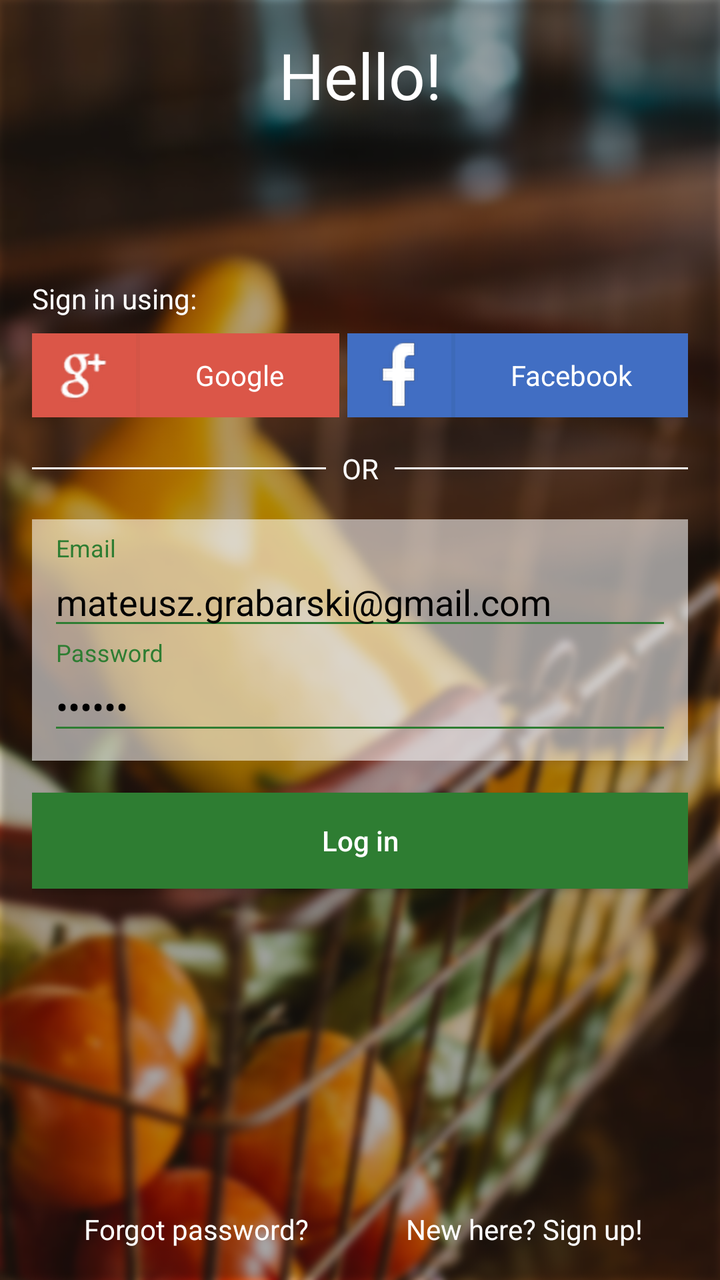
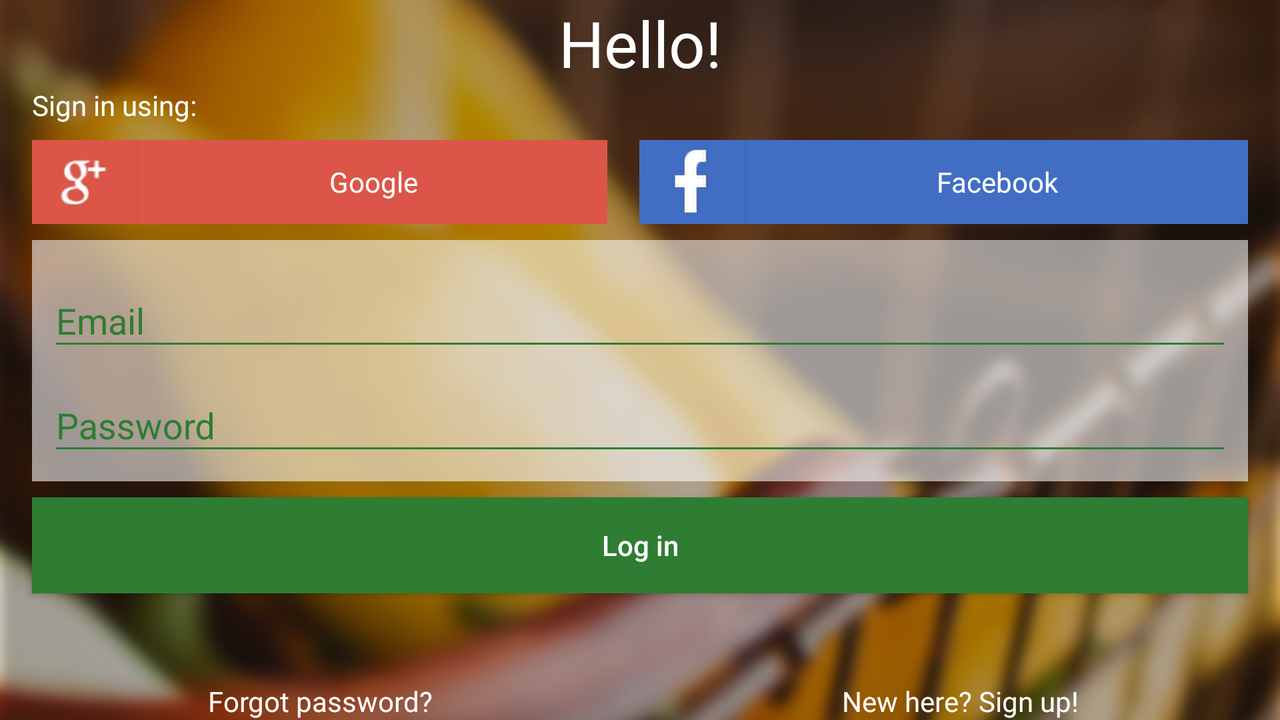

One screen, two layout resources from the same app: the default and the repository's alternative for another configuration. Each is rendered where Android would select it; the XML of both is given below.
<!-- AndroidManifest.xml: application theme AppTheme -->
<!-- res/layout/fragment_login.xml -->
<?xml version="1.0" encoding="utf-8"?>
<RelativeLayout xmlns:android="http://schemas.android.com/apk/res/android"
    android:layout_width="match_parent"
    android:layout_height="match_parent"
    android:background="@drawable/shopping_background"
    android:focusable="true"
    android:focusableInTouchMode="true"
    android:orientation="vertical"
    android:padding="16dp">

    <TextView
        android:layout_width="match_parent"
        android:layout_height="wrap_content"
        android:layout_alignParentTop="true"
        android:gravity="center"
        android:text="@string/hello"
        android:textColor="@android:color/white"
        android:textSize="32sp" />

    <TextView
        android:layout_width="wrap_content"
        android:layout_height="wrap_content"
        android:layout_above="@+id/fragment_login_social_ll"
        android:layout_marginBottom="8dp"
        android:text="@string/sign_in_using"
        android:textColor="@android:color/white" />

    <LinearLayout
        android:id="@+id/fragment_login_social_ll"
        android:layout_width="match_parent"
        android:layout_height="42dp"
        android:layout_above="@+id/fragment_login_separator_ll"
        android:orientation="horizontal">

        <include
            android:id="@+id/fragment_login_google_btn"
            layout="@layout/view_google_login_btn"
            android:layout_width="wrap_content"
            android:layout_height="match_parent"
            android:layout_weight="1" />

        <View
            android:layout_width="4dp"
            android:layout_height="wrap_content" />

        <include
            android:id="@+id/fragment_login_facebook_btn"
            layout="@layout/view_facebook_login_btn"
            android:layout_width="wrap_content"
            android:layout_height="match_parent"
            android:layout_weight="1" />
    </LinearLayout>

    <LinearLayout
        android:id="@+id/fragment_login_separator_ll"
        android:layout_width="match_parent"
        android:layout_height="wrap_content"
        android:layout_above="@+id/fragment_login_input_ll"
        android:layout_marginBottom="16dp"
        android:layout_marginTop="16dp"
        android:gravity="center"
        android:orientation="horizontal">

        <View
            android:layout_width="match_parent"
            android:layout_height="1dp"
            android:layout_weight="1"
            android:background="@android:color/white" />

        <TextView
            android:layout_width="wrap_content"
            android:layout_height="wrap_content"
            android:layout_marginLeft="8dp"
            android:layout_marginRight="8dp"
            android:text="@string/or"
            android:textColor="@android:color/white" />

        <View
            android:layout_width="wrap_content"
            android:layout_height="1dp"
            android:layout_weight="1"
            android:background="@android:color/white" />
    </LinearLayout>

    <LinearLayout
        android:id="@+id/fragment_login_input_ll"
        android:layout_width="match_parent"
        android:layout_height="wrap_content"
        android:layout_centerInParent="true"
        android:background="#90ffffff"
        android:orientation="vertical"
        android:padding="8dp">

        <android.support.design.widget.TextInputLayout
            android:layout_width="match_parent"
            android:layout_height="wrap_content"
            android:theme="@style/InputTextStyle">

            <EditText
                android:id="@+id/fragment_login_email_tv"
                android:layout_width="match_parent"
                android:layout_height="wrap_content"
                android:hint="@string/email"
                android:inputType="textEmailAddress"
                android:text="mateusz.grabarski@gmail.com"
                android:textColor="@android:color/black" />
        </android.support.design.widget.TextInputLayout>

        <android.support.design.widget.TextInputLayout
            android:layout_width="match_parent"
            android:layout_height="wrap_content"
            android:theme="@style/InputTextStyle">

            <EditText
                android:id="@+id/fragment_login_password_tv"
                android:layout_width="match_parent"
                android:layout_height="wrap_content"
                android:hint="@string/password"
                android:inputType="textPassword"
                android:text="zaqwsx"
                android:textColor="@android:color/black" />
        </android.support.design.widget.TextInputLayout>
    </LinearLayout>

    <Button
        android:id="@+id/fragment_login_login_btn"
        style="@style/AcceptButton"
        android:layout_width="match_parent"
        android:layout_height="wrap_content"
        android:layout_below="@+id/fragment_login_input_ll"
        android:layout_marginTop="16dp"
        android:text="@string/log_in" />

    <ProgressBar
        android:id="@+id/fragment_login_progress_bar"
        android:layout_width="60dp"
        android:layout_height="60dp"
        android:layout_above="@+id/fragment_login_bottom_info_ll"
        android:layout_below="@+id/fragment_login_login_btn"
        android:layout_centerHorizontal="true"
        android:indeterminate="true"
        android:visibility="invisible" />

    <LinearLayout
        android:id="@+id/fragment_login_bottom_info_ll"
        android:layout_width="match_parent"
        android:layout_height="wrap_content"
        android:layout_alignParentBottom="true"
        android:orientation="horizontal">

        <TextView
            android:id="@+id/fragment_login_forgot_password_ll"
            android:layout_width="match_parent"
            android:layout_height="match_parent"
            android:layout_weight="1"
            android:gravity="center"
            android:text="@string/forgot_password"
            android:textColor="@android:color/white" />

        <TextView
            android:id="@+id/fragment_login_forgot_sign_up_ll"
            android:layout_width="match_parent"
            android:layout_height="match_parent"
            android:layout_weight="1"
            android:gravity="center"
            android:text="@string/new_here_sign_up"
            android:textColor="@android:color/white" />
    </LinearLayout>
</RelativeLayout>
<!-- res/layout/view_google_login_btn.xml (included above) -->
<?xml version="1.0" encoding="utf-8"?>
<LinearLayout xmlns:android="http://schemas.android.com/apk/res/android"
    android:layout_width="wrap_content"
    android:layout_height="wrap_content"
    android:background="@color/google_btn_color"
    android:orientation="horizontal">

    <ImageView
        android:layout_width="wrap_content"
        android:layout_height="match_parent"
        android:layout_margin="2dp"
        android:src="@drawable/icon_google_login" />

    <View
        android:layout_width="2dp"
        android:layout_height="match_parent"
        android:background="@color/google_btn_separator_color" />

    <TextView
        android:layout_width="match_parent"
        android:layout_height="match_parent"
        android:layout_margin="8dp"
        android:gravity="center"
        android:text="Google"
        android:textColor="@android:color/white" />
</LinearLayout>
<!-- res/layout/view_facebook_login_btn.xml (included above) -->
<?xml version="1.0" encoding="utf-8"?>
<LinearLayout xmlns:android="http://schemas.android.com/apk/res/android"
    android:layout_width="wrap_content"
    android:layout_height="wrap_content"
    android:background="@color/facebook_btn_color"
    android:orientation="horizontal">

    <ImageView
        android:layout_width="wrap_content"
        android:layout_height="match_parent"
        android:layout_margin="2dp"
        android:src="@drawable/icon_facebook_login" />

    <View
        android:layout_width="2dp"
        android:layout_height="match_parent"
        android:background="@color/facebook_btn_separator_color" />

    <TextView
        android:layout_width="match_parent"
        android:layout_height="match_parent"
        android:layout_margin="8dp"
        android:gravity="center"
        android:text="Facebook"
        android:textColor="@android:color/white" />
</LinearLayout>
<!-- resources referenced by this layout -->
<resources>
  <color name="facebook_btn_color">#416ec3</color>
  <color name="facebook_btn_separator_color">#3d6ab9</color>
  <color name="google_btn_color">#db5648</color>
  <color name="google_btn_separator_color">#d45547</color>
  <!-- drawable icon_facebook_login: png bitmap (drawable-hdpi, 938 bytes) -->
  <!-- drawable icon_google_login: png bitmap (drawable-hdpi, 3083 bytes) -->
  <!-- drawable shopping_background: png bitmap (drawable-hdpi, 847853 bytes) -->
  <string name="email">Email</string>
  <string name="forgot_password">Forgot password?</string>
  <string name="hello">Hello!</string>
  <string name="log_in">Log in</string>
  <string name="new_here_sign_up">New here? Sign up!</string>
  <string name="or">OR</string>
  <string name="password">Password</string>
  <string name="sign_in_using">Sign in using:</string>
  <style name="AcceptButton">
          <item name="android:textAllCaps">false</item>
          <item name="android:textColor">@android:color/white</item>
          <item name="android:background">@color/colorPrimaryDark</item>
      </style>
  <style name="InputTextStyle">
          <item name="android:textColorHint">@color/colorPrimaryDark</item>
          <item name="colorAccent">@color/colorPrimaryDark</item>
          <item name="colorControlNormal">@color/colorPrimaryDark</item>
          <item name="colorControlActivated">@color/colorPrimaryDark</item>
      </style>
  <style name="AppTheme" parent="Theme.AppCompat.Light.NoActionBar">
          
          <item name="colorPrimary">@color/colorPrimary</item>
          <item name="colorPrimaryDark">@color/colorPrimaryDark</item>
          <item name="colorAccent">@color/colorAccent</item>
      </style>
  <color name="colorPrimaryDark">#2E7D32</color>
  <color name="colorPrimary">#4CAF50</color>
  <color name="colorAccent">#F57F17</color>
</resources>
<!-- res/layout-land/fragment_login.xml (the repository's variant of the layout above) -->
<!-- drawn on the phone turned sideways -->
<?xml version="1.0" encoding="utf-8"?>
<RelativeLayout xmlns:android="http://schemas.android.com/apk/res/android"
    xmlns:tools="http://schemas.android.com/tools"
    android:layout_width="match_parent"
    android:layout_height="match_parent"
    android:focusable="true"
    android:focusableInTouchMode="true"
    android:orientation="vertical">

    <ImageView
        android:layout_width="match_parent"
        android:layout_height="match_parent"
        android:scaleType="centerCrop"
        android:src="@drawable/shopping_background"
        tools:ignore="ContentDescription" />

    <TextView
        android:id="@+id/fragment_login_hello_header_tv"
        android:layout_width="match_parent"
        android:layout_height="wrap_content"
        android:layout_alignParentTop="true"
        android:layout_marginEnd="16dp"
        android:layout_marginStart="16dp"
        android:gravity="center"
        android:text="@string/hello"
        android:textColor="@android:color/white"
        android:textSize="32sp" />

    <TextView
        android:id="@+id/fragment_login_sign_in_header_tv"
        android:layout_width="wrap_content"
        android:layout_height="wrap_content"
        android:layout_below="@+id/fragment_login_hello_header_tv"
        android:layout_marginBottom="8dp"
        android:layout_marginEnd="16dp"
        android:layout_marginStart="16dp"
        android:text="@string/sign_in_using"
        android:textColor="@android:color/white" />

    <LinearLayout
        android:id="@+id/fragment_login_social_ll"
        android:layout_width="match_parent"
        android:layout_height="42dp"
        android:layout_below="@+id/fragment_login_sign_in_header_tv"
        android:layout_marginEnd="16dp"
        android:layout_marginStart="16dp"
        android:orientation="horizontal">

        <include
            android:id="@+id/fragment_login_google_btn"
            layout="@layout/view_google_login_btn"
            android:layout_width="wrap_content"
            android:layout_height="match_parent"
            android:layout_weight="1" />

        <View
            android:layout_width="16dp"
            android:layout_height="wrap_content" />

        <include
            android:id="@+id/fragment_login_facebook_btn"
            layout="@layout/view_facebook_login_btn"
            android:layout_width="wrap_content"
            android:layout_height="match_parent"
            android:layout_weight="1" />
    </LinearLayout>

    <LinearLayout
        android:id="@+id/fragment_login_input_ll"
        android:layout_width="match_parent"
        android:layout_height="wrap_content"
        android:layout_below="@+id/fragment_login_social_ll"
        android:layout_marginEnd="16dp"
        android:layout_marginStart="16dp"
        android:layout_marginTop="8dp"
        android:background="#90ffffff"
        android:orientation="vertical"
        android:padding="8dp">

        <android.support.design.widget.TextInputLayout
            android:layout_width="match_parent"
            android:layout_height="wrap_content"
            android:theme="@style/InputTextStyle">

            <EditText
                android:id="@+id/fragment_login_email_tv"
                android:layout_width="match_parent"
                android:layout_height="wrap_content"
                android:hint="@string/email"
                android:inputType="textEmailAddress"
                android:textColor="@android:color/black" />
        </android.support.design.widget.TextInputLayout>

        <android.support.design.widget.TextInputLayout
            android:layout_width="match_parent"
            android:layout_height="wrap_content"
            android:theme="@style/InputTextStyle">

            <EditText
                android:id="@+id/fragment_login_password_tv"
                android:layout_width="match_parent"
                android:layout_height="wrap_content"
                android:hint="@string/password"
                android:inputType="textPassword"
                android:textColor="@android:color/black" />
        </android.support.design.widget.TextInputLayout>
    </LinearLayout>

    <Button
        android:id="@+id/fragment_login_login_btn"
        style="@style/AcceptButton"
        android:layout_width="match_parent"
        android:layout_height="wrap_content"
        android:layout_below="@+id/fragment_login_input_ll"
        android:layout_marginEnd="16dp"
        android:layout_marginStart="16dp"
        android:layout_marginTop="8dp"
        android:text="@string/log_in" />

    <ProgressBar
        android:id="@+id/fragment_login_progress_bar"
        android:layout_width="60dp"
        android:layout_height="60dp"
        android:layout_below="@+id/fragment_login_login_btn"
        android:layout_centerHorizontal="true"
        android:indeterminate="true"
        android:visibility="invisible" />

    <LinearLayout
        android:id="@+id/fragment_login_bottom_info_ll"
        android:layout_width="match_parent"
        android:layout_height="wrap_content"
        android:layout_alignParentBottom="true"
        android:orientation="horizontal">

        <TextView
            android:id="@+id/fragment_login_forgot_password_ll"
            android:layout_width="match_parent"
            android:layout_height="match_parent"
            android:layout_weight="1"
            android:gravity="center"
            android:text="@string/forgot_password"
            android:textColor="@android:color/white" />

        <TextView
            android:id="@+id/fragment_login_forgot_sign_up_ll"
            android:layout_width="match_parent"
            android:layout_height="match_parent"
            android:layout_weight="1"
            android:gravity="center"
            android:text="@string/new_here_sign_up"
            android:textColor="@android:color/white" />
    </LinearLayout>
</RelativeLayout>
<!-- resources referenced by the variant -->
<!-- as the phone turned sideways resolves them -->
<resources>
  <color name="facebook_btn_color">#416ec3</color>
  <color name="facebook_btn_separator_color">#3d6ab9</color>
  <color name="google_btn_color">#db5648</color>
  <color name="google_btn_separator_color">#d45547</color>
  <!-- drawable icon_facebook_login: png bitmap (drawable-hdpi, 938 bytes) -->
  <!-- drawable icon_google_login: png bitmap (drawable-hdpi, 3083 bytes) -->
  <!-- drawable shopping_background: png bitmap (drawable-hdpi, 847853 bytes) -->
  <string name="email">Email</string>
  <string name="forgot_password">Forgot password?</string>
  <string name="hello">Hello!</string>
  <string name="log_in">Log in</string>
  <string name="new_here_sign_up">New here? Sign up!</string>
  <string name="password">Password</string>
  <string name="sign_in_using">Sign in using:</string>
  <style name="AcceptButton">
          <item name="android:textAllCaps">false</item>
          <item name="android:textColor">@android:color/white</item>
          <item name="android:background">@color/colorPrimaryDark</item>
      </style>
  <style name="InputTextStyle">
          <item name="android:textColorHint">@color/colorPrimaryDark</item>
          <item name="colorAccent">@color/colorPrimaryDark</item>
          <item name="colorControlNormal">@color/colorPrimaryDark</item>
          <item name="colorControlActivated">@color/colorPrimaryDark</item>
      </style>
  <style name="AppTheme" parent="Theme.AppCompat.Light.NoActionBar">
          
          <item name="colorPrimary">@color/colorPrimary</item>
          <item name="colorPrimaryDark">@color/colorPrimaryDark</item>
          <item name="colorAccent">@color/colorAccent</item>
      </style>
  <color name="colorPrimaryDark">#2E7D32</color>
  <color name="colorPrimary">#4CAF50</color>
  <color name="colorAccent">#F57F17</color>
</resources>
